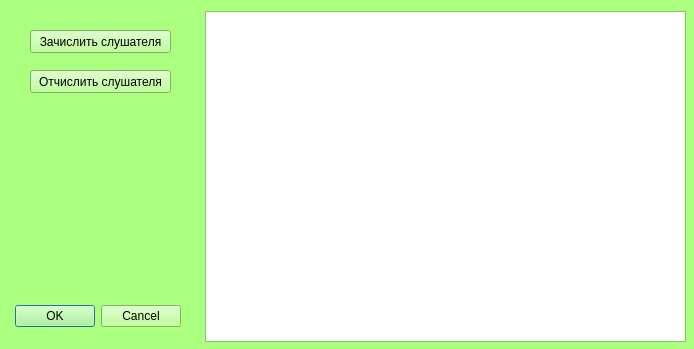
<?xml version="1.0" encoding="UTF-8"?>
<ui version="4.0">
 <class>listener</class>
 <widget class="QDialog" name="listener">
  <property name="geometry">
   <rect>
    <x>0</x>
    <y>0</y>
    <width>694</width>
    <height>349</height>
   </rect>
  </property>
  <property name="palette">
   <palette>
    <active>
     <colorrole role="WindowText">
      <brush brushstyle="SolidPattern">
       <color alpha="255">
        <red>0</red>
        <green>0</green>
        <blue>0</blue>
       </color>
      </brush>
     </colorrole>
     <colorrole role="Button">
      <brush brushstyle="SolidPattern">
       <color alpha="255">
        <red>170</red>
        <green>255</green>
        <blue>127</blue>
       </color>
      </brush>
     </colorrole>
     <colorrole role="Light">
      <brush brushstyle="SolidPattern">
       <color alpha="255">
        <red>255</red>
        <green>255</green>
        <blue>255</blue>
       </color>
      </brush>
     </colorrole>
     <colorrole role="Midlight">
      <brush brushstyle="SolidPattern">
       <color alpha="255">
        <red>212</red>
        <green>255</green>
        <blue>191</blue>
       </color>
      </brush>
     </colorrole>
     <colorrole role="Dark">
      <brush brushstyle="SolidPattern">
       <color alpha="255">
        <red>85</red>
        <green>127</green>
        <blue>63</blue>
       </color>
      </brush>
     </colorrole>
     <colorrole role="Mid">
      <brush brushstyle="SolidPattern">
       <color alpha="255">
        <red>113</red>
        <green>170</green>
        <blue>84</blue>
       </color>
      </brush>
     </colorrole>
     <colorrole role="Text">
      <brush brushstyle="SolidPattern">
       <color alpha="255">
        <red>0</red>
        <green>0</green>
        <blue>0</blue>
       </color>
      </brush>
     </colorrole>
     <colorrole role="BrightText">
      <brush brushstyle="SolidPattern">
       <color alpha="255">
        <red>255</red>
        <green>255</green>
        <blue>255</blue>
       </color>
      </brush>
     </colorrole>
     <colorrole role="ButtonText">
      <brush brushstyle="SolidPattern">
       <color alpha="255">
        <red>0</red>
        <green>0</green>
        <blue>0</blue>
       </color>
      </brush>
     </colorrole>
     <colorrole role="Base">
      <brush brushstyle="SolidPattern">
       <color alpha="255">
        <red>255</red>
        <green>255</green>
        <blue>255</blue>
       </color>
      </brush>
     </colorrole>
     <colorrole role="Window">
      <brush brushstyle="SolidPattern">
       <color alpha="255">
        <red>170</red>
        <green>255</green>
        <blue>127</blue>
       </color>
      </brush>
     </colorrole>
     <colorrole role="Shadow">
      <brush brushstyle="SolidPattern">
       <color alpha="255">
        <red>0</red>
        <green>0</green>
        <blue>0</blue>
       </color>
      </brush>
     </colorrole>
     <colorrole role="AlternateBase">
      <brush brushstyle="SolidPattern">
       <color alpha="255">
        <red>212</red>
        <green>255</green>
        <blue>191</blue>
       </color>
      </brush>
     </colorrole>
     <colorrole role="ToolTipBase">
      <brush brushstyle="SolidPattern">
       <color alpha="255">
        <red>255</red>
        <green>255</green>
        <blue>220</blue>
       </color>
      </brush>
     </colorrole>
     <colorrole role="ToolTipText">
      <brush brushstyle="SolidPattern">
       <color alpha="255">
        <red>0</red>
        <green>0</green>
        <blue>0</blue>
       </color>
      </brush>
     </colorrole>
    </active>
    <inactive>
     <colorrole role="WindowText">
      <brush brushstyle="SolidPattern">
       <color alpha="255">
        <red>0</red>
        <green>0</green>
        <blue>0</blue>
       </color>
      </brush>
     </colorrole>
     <colorrole role="Button">
      <brush brushstyle="SolidPattern">
       <color alpha="255">
        <red>170</red>
        <green>255</green>
        <blue>127</blue>
       </color>
      </brush>
     </colorrole>
     <colorrole role="Light">
      <brush brushstyle="SolidPattern">
       <color alpha="255">
        <red>255</red>
        <green>255</green>
        <blue>255</blue>
       </color>
      </brush>
     </colorrole>
     <colorrole role="Midlight">
      <brush brushstyle="SolidPattern">
       <color alpha="255">
        <red>212</red>
        <green>255</green>
        <blue>191</blue>
       </color>
      </brush>
     </colorrole>
     <colorrole role="Dark">
      <brush brushstyle="SolidPattern">
       <color alpha="255">
        <red>85</red>
        <green>127</green>
        <blue>63</blue>
       </color>
      </brush>
     </colorrole>
     <colorrole role="Mid">
      <brush brushstyle="SolidPattern">
       <color alpha="255">
        <red>113</red>
        <green>170</green>
        <blue>84</blue>
       </color>
      </brush>
     </colorrole>
     <colorrole role="Text">
      <brush brushstyle="SolidPattern">
       <color alpha="255">
        <red>0</red>
        <green>0</green>
        <blue>0</blue>
       </color>
      </brush>
     </colorrole>
     <colorrole role="BrightText">
      <brush brushstyle="SolidPattern">
       <color alpha="255">
        <red>255</red>
        <green>255</green>
        <blue>255</blue>
       </color>
      </brush>
     </colorrole>
     <colorrole role="ButtonText">
      <brush brushstyle="SolidPattern">
       <color alpha="255">
        <red>0</red>
        <green>0</green>
        <blue>0</blue>
       </color>
      </brush>
     </colorrole>
     <colorrole role="Base">
      <brush brushstyle="SolidPattern">
       <color alpha="255">
        <red>255</red>
        <green>255</green>
        <blue>255</blue>
       </color>
      </brush>
     </colorrole>
     <colorrole role="Window">
      <brush brushstyle="SolidPattern">
       <color alpha="255">
        <red>170</red>
        <green>255</green>
        <blue>127</blue>
       </color>
      </brush>
     </colorrole>
     <colorrole role="Shadow">
      <brush brushstyle="SolidPattern">
       <color alpha="255">
        <red>0</red>
        <green>0</green>
        <blue>0</blue>
       </color>
      </brush>
     </colorrole>
     <colorrole role="AlternateBase">
      <brush brushstyle="SolidPattern">
       <color alpha="255">
        <red>212</red>
        <green>255</green>
        <blue>191</blue>
       </color>
      </brush>
     </colorrole>
     <colorrole role="ToolTipBase">
      <brush brushstyle="SolidPattern">
       <color alpha="255">
        <red>255</red>
        <green>255</green>
        <blue>220</blue>
       </color>
      </brush>
     </colorrole>
     <colorrole role="ToolTipText">
      <brush brushstyle="SolidPattern">
       <color alpha="255">
        <red>0</red>
        <green>0</green>
        <blue>0</blue>
       </color>
      </brush>
     </colorrole>
    </inactive>
    <disabled>
     <colorrole role="WindowText">
      <brush brushstyle="SolidPattern">
       <color alpha="255">
        <red>85</red>
        <green>127</green>
        <blue>63</blue>
       </color>
      </brush>
     </colorrole>
     <colorrole role="Button">
      <brush brushstyle="SolidPattern">
       <color alpha="255">
        <red>170</red>
        <green>255</green>
        <blue>127</blue>
       </color>
      </brush>
     </colorrole>
     <colorrole role="Light">
      <brush brushstyle="SolidPattern">
       <color alpha="255">
        <red>255</red>
        <green>255</green>
        <blue>255</blue>
       </color>
      </brush>
     </colorrole>
     <colorrole role="Midlight">
      <brush brushstyle="SolidPattern">
       <color alpha="255">
        <red>212</red>
        <green>255</green>
        <blue>191</blue>
       </color>
      </brush>
     </colorrole>
     <colorrole role="Dark">
      <brush brushstyle="SolidPattern">
       <color alpha="255">
        <red>85</red>
        <green>127</green>
        <blue>63</blue>
       </color>
      </brush>
     </colorrole>
     <colorrole role="Mid">
      <brush brushstyle="SolidPattern">
       <color alpha="255">
        <red>113</red>
        <green>170</green>
        <blue>84</blue>
       </color>
      </brush>
     </colorrole>
     <colorrole role="Text">
      <brush brushstyle="SolidPattern">
       <color alpha="255">
        <red>85</red>
        <green>127</green>
        <blue>63</blue>
       </color>
      </brush>
     </colorrole>
     <colorrole role="BrightText">
      <brush brushstyle="SolidPattern">
       <color alpha="255">
        <red>255</red>
        <green>255</green>
        <blue>255</blue>
       </color>
      </brush>
     </colorrole>
     <colorrole role="ButtonText">
      <brush brushstyle="SolidPattern">
       <color alpha="255">
        <red>85</red>
        <green>127</green>
        <blue>63</blue>
       </color>
      </brush>
     </colorrole>
     <colorrole role="Base">
      <brush brushstyle="SolidPattern">
       <color alpha="255">
        <red>170</red>
        <green>255</green>
        <blue>127</blue>
       </color>
      </brush>
     </colorrole>
     <colorrole role="Window">
      <brush brushstyle="SolidPattern">
       <color alpha="255">
        <red>170</red>
        <green>255</green>
        <blue>127</blue>
       </color>
      </brush>
     </colorrole>
     <colorrole role="Shadow">
      <brush brushstyle="SolidPattern">
       <color alpha="255">
        <red>0</red>
        <green>0</green>
        <blue>0</blue>
       </color>
      </brush>
     </colorrole>
     <colorrole role="AlternateBase">
      <brush brushstyle="SolidPattern">
       <color alpha="255">
        <red>170</red>
        <green>255</green>
        <blue>127</blue>
       </color>
      </brush>
     </colorrole>
     <colorrole role="ToolTipBase">
      <brush brushstyle="SolidPattern">
       <color alpha="255">
        <red>255</red>
        <green>255</green>
        <blue>220</blue>
       </color>
      </brush>
     </colorrole>
     <colorrole role="ToolTipText">
      <brush brushstyle="SolidPattern">
       <color alpha="255">
        <red>0</red>
        <green>0</green>
        <blue>0</blue>
       </color>
      </brush>
     </colorrole>
    </disabled>
   </palette>
  </property>
  <property name="windowTitle">
   <string>Слушатели</string>
  </property>
  <widget class="QDialogButtonBox" name="buttonBox">
   <property name="geometry">
    <rect>
     <x>-160</x>
     <y>300</y>
     <width>341</width>
     <height>32</height>
    </rect>
   </property>
   <property name="orientation">
    <enum>Qt::Horizontal</enum>
   </property>
   <property name="standardButtons">
    <set>QDialogButtonBox::Cancel|QDialogButtonBox::Ok</set>
   </property>
  </widget>
  <widget class="QTableView" name="tableView">
   <property name="geometry">
    <rect>
     <x>205</x>
     <y>11</y>
     <width>481</width>
     <height>331</height>
    </rect>
   </property>
  </widget>
  <widget class="QPushButton" name="pushButton">
   <property name="geometry">
    <rect>
     <x>30</x>
     <y>30</y>
     <width>141</width>
     <height>23</height>
    </rect>
   </property>
   <property name="text">
    <string>Зачислить слушателя</string>
   </property>
  </widget>
  <widget class="QPushButton" name="pushButton_2">
   <property name="geometry">
    <rect>
     <x>30</x>
     <y>70</y>
     <width>141</width>
     <height>23</height>
    </rect>
   </property>
   <property name="text">
    <string>Отчислить слушателя</string>
   </property>
  </widget>
 </widget>
 <resources/>
 <connections>
  <connection>
   <sender>buttonBox</sender>
   <signal>accepted()</signal>
   <receiver>listener</receiver>
   <slot>accept()</slot>
   <hints>
    <hint type="sourcelabel">
     <x>248</x>
     <y>254</y>
    </hint>
    <hint type="destinationlabel">
     <x>157</x>
     <y>274</y>
    </hint>
   </hints>
  </connection>
  <connection>
   <sender>buttonBox</sender>
   <signal>rejected()</signal>
   <receiver>listener</receiver>
   <slot>reject()</slot>
   <hints>
    <hint type="sourcelabel">
     <x>316</x>
     <y>260</y>
    </hint>
    <hint type="destinationlabel">
     <x>286</x>
     <y>274</y>
    </hint>
   </hints>
  </connection>
 </connections>
</ui>
